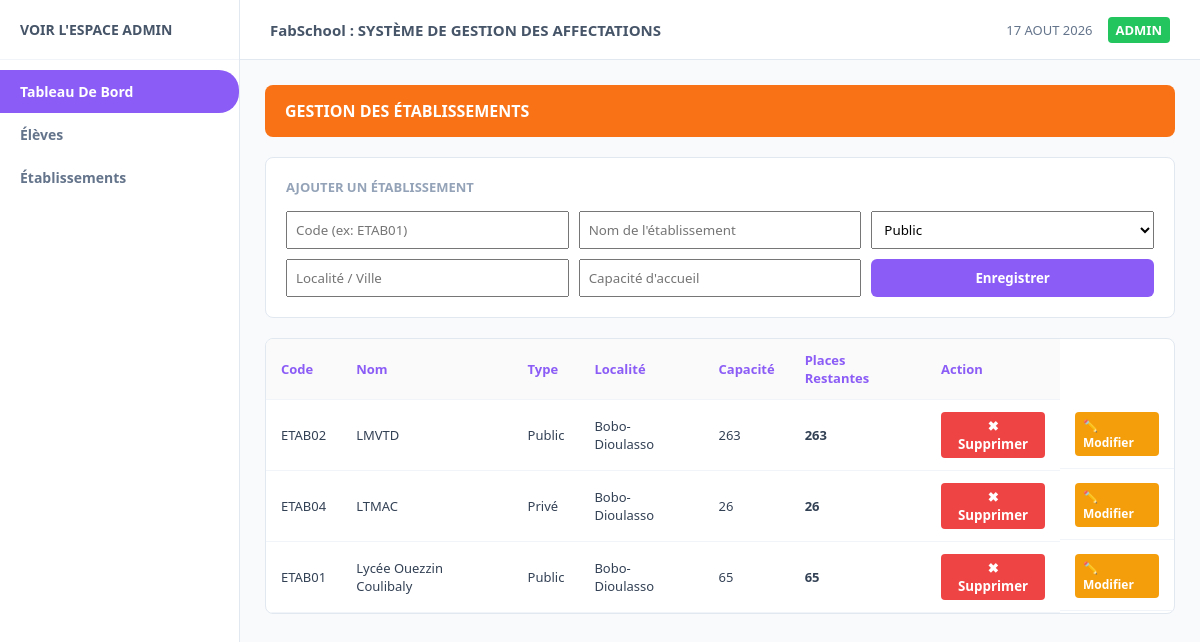
The app's page /etablissements, older data.
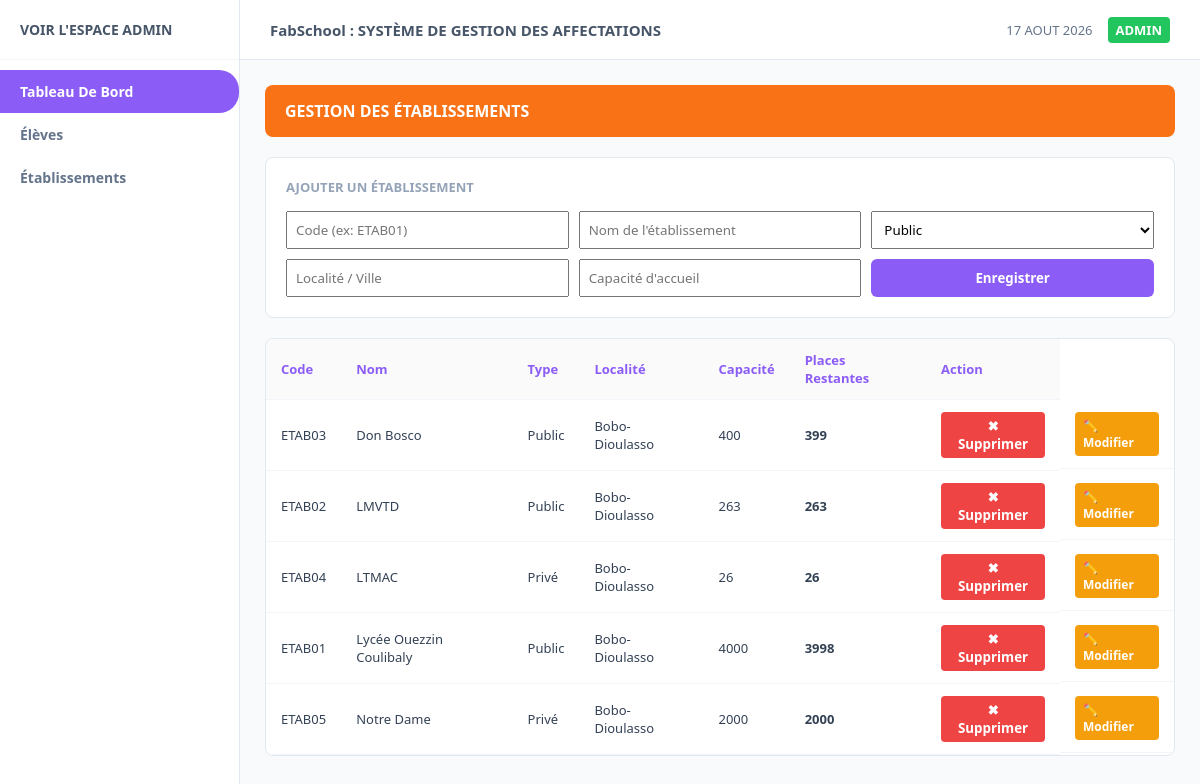
The same page, newer data.
### tables this page shows
CREATE TABLE etablissements (
            id_etab TEXT PRIMARY KEY,
            nom TEXT NOT NULL,
            type_etab TEXT NOT NULL,
            localite TEXT NOT NULL,
            capacite INTEGER NOT NULL,
            places_restantes INTEGER NOT NULL
        );

### app.py (the view, shortened to what this page needs)
@app.route("/etablissements", methods=["GET", "POST"])
def page_etablissements():
    etablissements = database.obtenir_tous_etablissements()
    return render_template("etablissements.html", etablissements=etablissements)

### database.py (called while the page is built)
def get_connection():
    conn = sqlite3.connect(DB_NAME)
    conn.row_factory = sqlite3.Row  # Permet d'accéder aux colonnes par leur nom
    return conn

def obtenir_tous_etablissements():
    conn = get_connection()
    cursor = conn.cursor()
    cursor.execute("SELECT * FROM etablissements ORDER BY nom")
    rows = cursor.fetchall()
    conn.close()
    return [dict(row) for row in rows]

### templates/etablissements.html (shortened to what this page needs)
{% extends 'base.html' %}
{% block content %}
<div class="banner-orange">
    <span>GESTION DES ÉTABLISSEMENTS</span>
</div>
<div class="card" style="margin-bottom: 20px;">
    <h3>Ajouter un Établissement</h3>
    <form action="/etablissements" method="POST" style="display: grid; grid-template-columns: repeat(3, 1fr); gap: 10px; margin-top: 15px;">
        <input type="text" name="id_etab" placeholder="Code (ex: ETAB01)" required style="padding: 8px;">
        <input type="text" name="nom" placeholder="Nom de l'établissement" required style="padding: 8px;">
        <select name="type_etab" style="padding: 8px;">
            <option value="Public">Public</option>
        </select>
        <input type="text" name="localite" placeholder="Localité / Ville" required style="padding: 8px;">
        <input type="number" name="capacite" placeholder="Capacité d'accueil" required style="padding: 8px;">
        <button type="submit" class="btn btn-purple">Enregistrer</button>
    </form>
</div>
<div class="table-card">
    <table>
        <thead>
            <tr>
                <th>Code</th>
                <th>Nom</th>
                <th>Type</th>
                <th>Localité</th>
                <th>Capacité</th>
                <th>Places Restantes</th>
                <th>Action</th>
            </tr>
        </thead>
        <tbody>
            {% for etab in etablissements %}
            <tr>
                <td>{{ etab.id_etab }}</td>
                <td>{{ etab.nom }}</td>
                <td>{{ etab.type_etab }}</td>
                <td>{{ etab.localite }}</td>
                <td>{{ etab.capacite }}</td>
                <td><strong>{{ etab.places_restantes }}</strong></td>
                <td>
                    <form action="/etablissements/supprimer/{{ etab.id_etab }}" method="POST" style="margin:0;" onsubmit="return confirm('Voulez-vous vraiment supprimer cet établissement ?');">
                        <button type="submit" style="background:#ef4444; color:white; border:none; padding:5px 10px; border-radius:4px; cursor:pointer; font-weight:bold;">✖ Supprimer</button>
                    </form>
                </td>
                <td style="display: flex; gap: 5px;">
                    <a href="/etablissements/modifier/{{ etab.id_etab }}" style="background:#f59e0b; color:white; padding:5px 8px; border-radius:4px; text-decoration:none; font-size:12px; font-weight:bold;">✏️ Modifier</a>
                </td>
            </tr>
            {% endfor %}
        </tbody>
    </table>
</div>
{% endblock %}

Row changes from the older to the newer data that the page shows:
added etablissements: id_etab "ETAB03", nom "Don Bosco", type_etab "Public", localite "Bobo-Dioulasso", capacite "400", places_restantes "399"
changed etablissements "ETAB01": capacite "65" → "4000"; places_restantes "65" → "3998"
added etablissements: id_etab "ETAB05", nom "Notre Dame", type_etab "Privé", localite "Bobo-Dioulasso", capacite "2000", places_restantes "2000"
